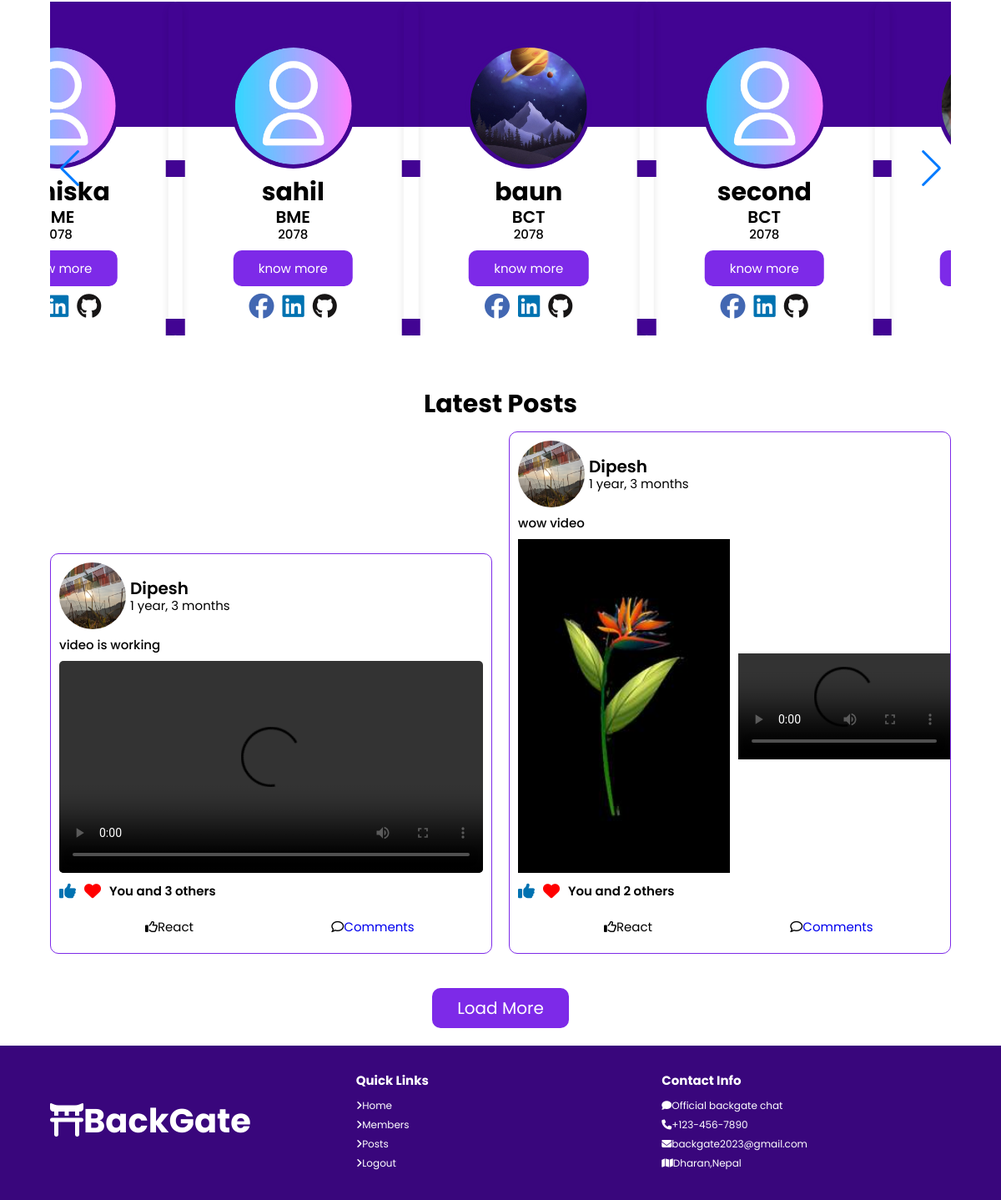
Before: / (lower part) with the older database file.
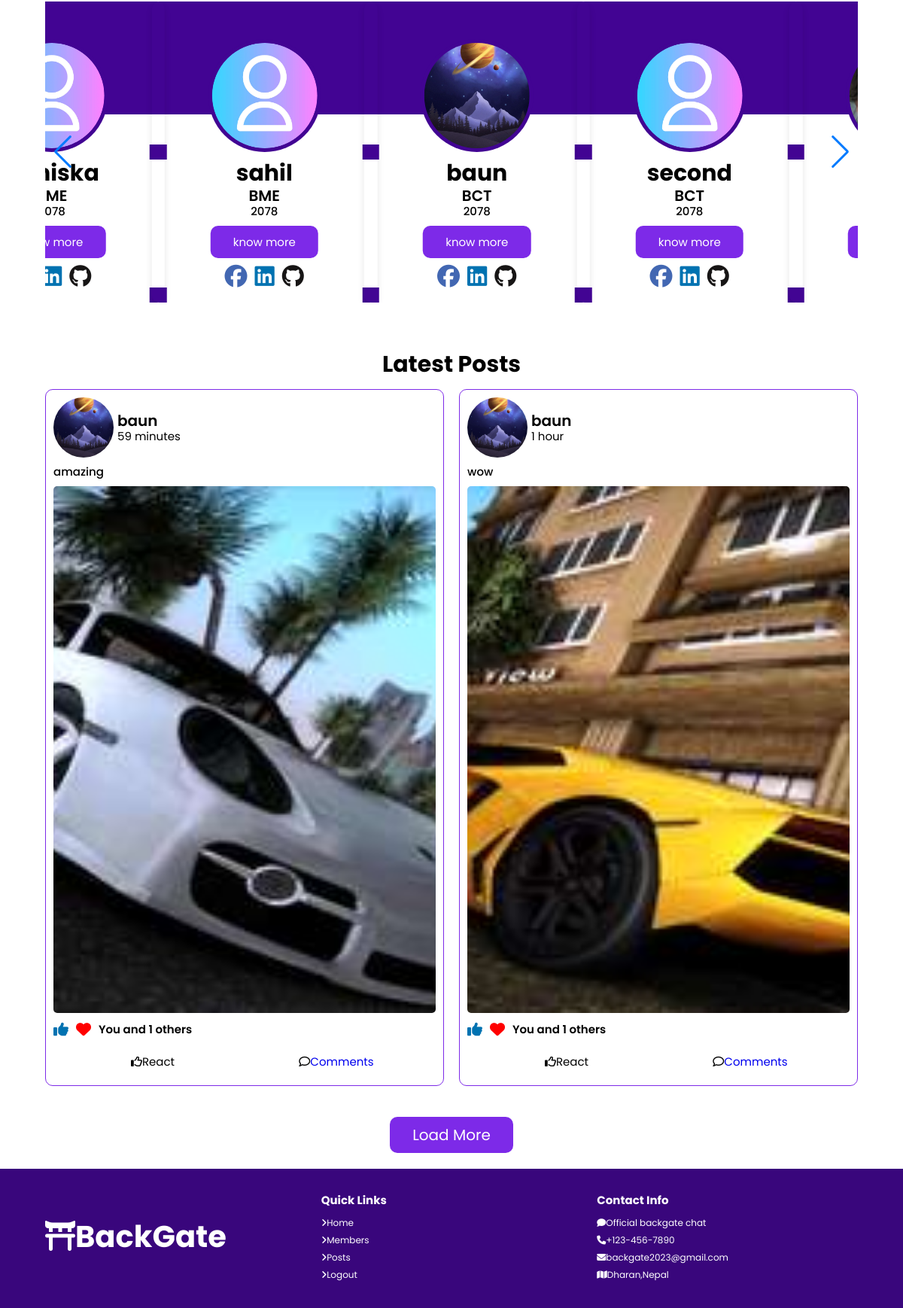
After: the same page with the newer database file.
### core/models.py (models this page shows, shortened)
class Member(models.Model):
    CATEGORY = (
        ('BCT', 'BCT'),
        ('BME', 'BME'),
        ('BCE', 'BCE'),
        ('BAG', 'BAG'),
        ('BARCH', 'BARCH'),
        ('CA', 'CA'),
    )
    user = models.OneToOneField(
        User, null=True, blank=True, on_delete=models.CASCADE)
    batch = models.IntegerField(default=2078)
    faculty = models.CharField(
        max_length=200, choices=CATEGORY, default='BME')
    profile_pic = ResizedImageField(size=[1080, 1080], quality=95, crop=['middle', 'center'],
                                    upload_to="customer_images/", default='default.webp')
    qr_code = ResizedImageField(size=[1080, 1080], quality=95,
                                    upload_to="qr_images/", default='qr.jpeg')
    def __str__(self):
        return self.user.username

class Posts(models.Model):
    member = models.ForeignKey(Member , on_delete=models.CASCADE  )
    description = models.TextField(max_length=200)
    post_picture = ResizedImageField(
        upload_to="post_images/", null=True, blank=True , default='' )
    post_video = models.FileField(
        upload_to="post_videos/", null=True, blank=True , default='')
    date_created = models.DateTimeField(auto_now_add=True, null=True)

### core/views.py (the view)
# urls.py: path('', views.homepage, name='home'),
def homepage(request):
    users = Member.objects.all()
    usernames = User.objects.values_list('username', flat=True)
    posts = Posts.objects.all().order_by('-date_created')[:2]
    context = {
        'users': users,
        'usernames': usernames,
        'posts':posts,
    }
    return render(request, 'core/home.html', context)

### core/templates/core/home.html (shortened to what this page needs)
{% load static %}
<!DOCTYPE html>
<html lang="en">
<head>
    <link rel="stylesheet" href="https://cdn.jsdelivr.net/npm/swiper@8/swiper-bundle.min.css" />
    <link rel="stylesheet" href="{% static 'core/home.css' %}" />
    <link rel="stylesheet" href="{% static 'core/post.css' %}" />
</head>
<body>
    <section id="members">
        <div class="swiper mySwiper">
            <div class="swiper-wrapper">
                {% for user in users %}
                <div class="swiper-slide">
                    <div class="cards-container">
                        <div class="photo-container">
                            <div class="image">
                                <img src="{{ user.profile_pic.url }}" alt="photo" />
                            </div>
                        </div>
                        <div class="information">
                            <div class="text-container">
                                <h2 class="name">{{user.user.username}}</h2>
                                <p class="faculty" title="Bachelor in Computer Technology">
                                    {{user.faculty}}
                                </p>
                                <p class="batch">{{user.batch}}</p>
                                <button class="btn knowMoreBtn">know more</button>
                            </div>
                            <div class="social-media-icons">
                                <i class="fa-brands fa-facebook icon1"></i>
                                <i class="fa-brands fa-linkedin icon2"></i>
                                <i class="fa-brands fa-github icon3"></i>
                            </div>
                        </div>
                    </div>
                </div>
                {% endfor %}
            </div>
            <div class="swiper-button-next"></div>
            <div class="swiper-button-prev"></div>
        </div>
    </section>
    <section id="posts">
        <h1 class="heading">Latest Posts</h1>
        <div class="postContainer"
            style="display: grid; grid-template-columns: repeat(2, 1fr); gap: 20px; max-width: fit-content;">
            {% for post in posts %}
            <div class="post post1">
                <div class="top">
                    <div class="imageContainer">
                        <img src="{{post.member.profile_pic.url}}">
                    </div>
                    <div class="personNameAndTime">
                        <a href="{% url 'personal_post' post.member.id %}">
                            {% if request.user.member == post.member %}
                            <h3 class="personName" style="color: rgb(0, 114, 185);">{{post.member}}</h3>
                            {% else%}
                            <h3 class="personName" style="color: rgb(0, 0, 0);">{{post.member}}</h3>
                            {% endif %}
                        </a>
                        <p class="time">{{post.date_created|timesince}}</p>
                    </div>
                </div>
                <div class="bottom" style="margin-top: 10px;">
                    <div class="postTitle" style="margin-bottom: 10px;">
                        {{post.description}}
                    </div>
                    <div class="photoContainer" style="margin-bottom: 10px;">
                        {% if post.post_picture and post.post_video %}
                        <div class="collage" style="display: flex; gap: 10px;">
                            <img src="{{ post.post_picture.url }}" class="collage-image" style="width: 50%;">
                            <video src="{{ post.post_video.url }}" controls class="collage-video"
                                style="width: 50%;"></video>
                        </div>
                        {% else %}
                        {% if post.post_picture %}
                        <img src="{{ post.post_picture.url }}" style="width: 100%; border-radius: 5px;">
                        {% endif %}
                        {% if post.post_video %}
                        <video src="{{ post.post_video.url }}" controls
                            style="width: 100%; border-radius: 5px;"></video>
                        {% endif %}
                        {% endif %}
                    </div>
                    <div class="reactIcons" style="display: flex; align-items: center; gap: 10px; margin-bottom: 10px;">
                        <i class="fa-sharp fa-solid fa-thumbs-up"></i>
                        <i class="fa-sharp fa-solid fa-heart"></i>
                        <p class="text" style="margin: 0;">You and {{post.description|wordcount}} others</p>
                    </div>
                    <div class="reactAndCommentContainer">
                        <button class="reactButton"><i class="fa-regular fa-thumbs-up"></i>React</button>
                        <button class="commentButton"><i class="fa-regular fa-comment"><a
                                    href="{% url 'home' %}"></i>Comments</button></a>
                    </div>
                </div>
            </div>
            {% endfor %}
        </div>
        <div class="loadmore">
            <a class=" btn" href="{% url 'post' %}">Load More</a>
        </div>
    </section>
    <section class="footer">
        <div class="logo">
            <a href="">
                <h1><i class="fa-solid fa-torii-gate gate"></i>BackGate</h1>
            </a>
        </div>
        <div class="links">
            <h3>Quick Links</h3>
            <a href="#home"> <i class="fas fa-angle-right"></i>Home</a>
            <a href="#members"> <i class="fas fa-angle-right"></i>Members</a>
            <a href="#members"> <i class="fas fa-angle-right"></i>Posts</a>
            <a href="{% url 'account_logout' %}"> <i class="fas fa-angle-right"></i>Logout</a>
        </div>
        <div class="contactUs">
            <h3>Contact Info</h3>
            <a id="chat-link" href="chat/backgate"><i class="fas fa-comment"></i>Official backgate chat</a>
            <a href="#"> <i class="fas fa-phone"></i>+123-456-7890</a>
            <a href="#"> <i class="fas fa-envelope"></i>backgate2023@gmail.com</a>
            <a href="#"> <i class="fas fa-map"></i>Dharan,Nepal</a>
        </div>
    </section>
</body>
</html>

### core/static/core/post.css (style rules this page uses)
:root { --primaryColor:#39067c; --primaryLightColor:#420493; --btn-color:#7d2ae8; --black:#222; ---white:#fff; --light-black:#777; --light-white:#fff9; --dark-bg:rgba(0,0,0,.7); --light-bg:#eee; --border:.1rem solid var(--btn-color) ; --box-shadow:0 .5rem 1rem rgba(0,0,0,.1); --text-shadow:0 1.5rem 3rem rgba(0,0,0,.3); }
* { margin: 0; padding: 0; box-sizing: border-box; font-family: 'Poppins', sans-serif; text-decoration: none; }
html { font-size: 62.5%; overflow-x: hidden; }
body { position: relative; scroll-behavior: smooth; }
section { padding: 2rem 7%; }
.btn { background-color: var(--btn-color); color: white; padding: 1rem 3rem; font-size: 2rem; border-radius: 1rem; cursor: pointer; transition: background-color .3s ease-in-out; }
.heading { font-size: 3rem; margin-bottom: 1rem; text-align: center; }
#posts .postContainer { max-width: 90rem; margin: auto; }
#posts .post { border: var(--border); padding: 1rem; margin: auto; margin-bottom: 2rem; border-radius: 1rem; width: 100%; }
#posts .post .top { display: flex; align-items: center; justify-content: flex-start; gap: .5rem; line-height: 1.2; }
#posts .post .top .imageContainer { height: 8rem; width: 8rem; border-radius: 50%; }
#posts .post .top .imageContainer img { width: 100%; height: 100%; border-radius: 50%; }
#posts .post .top .personName { font-size: 2rem; font-weight: 600; }
#posts .post .top .time { font-size: 1.5rem; }
#posts .post .bottom .photoContainer img { width: 100%; height: 70rem; object-fit: cover; object-position: center; }
.bottom .postTitle { font-size: 1.5rem; line-height: 1.2; margin: 1rem 0; font-weight: 500; }
.bottom .reactIcons { display: flex; align-items: center; margin: 1rem 0; }
.bottom .reactIcons i { font-size: 2rem; }
.bottom .reactIcons .fa-thumbs-up { color: #0072b1; }
.bottom .reactIcons .fa-heart { color: red; }
.bottom .reactIcons .text { font-size: 1.5rem; margin-left: 1rem; font-weight: 600; }
.bottom .reactAndCommentContainer { display: grid; grid-template-columns: 1fr 1fr; padding: 1rem; }
.bottom .reactAndCommentContainer button { border:none; font-size: 1.5rem; background-color: #fff; cursor: pointer; }
#posts .loadmore { text-align: center; margin-top: 3rem; }
.photoContainer { display: flex; justify-content: center; align-items: center; flex-direction: column; width: 100%; }
@media (max-width:1200px) { section { padding: 3rem 5%; } }

Changed rows visible on the page:
no longer on this page (row unchanged): Posts: member.profile_pic (picture), member "Dipesh", date_created "1 year, 3 months", description "video is working", description "3"
no longer on this page (row unchanged): Posts: member.profile_pic (picture), member "Dipesh", date_created "1 year, 3 months", description "wow video", post_picture (picture), description "2"
added Posts: member.profile_pic (picture), member "baun", date_created "59 minutes", description "amazing", post_picture (picture), description "1"
added Posts: member.profile_pic (picture), member "baun", date_created "1 hour", description "wow", post_picture (picture), description "1"
